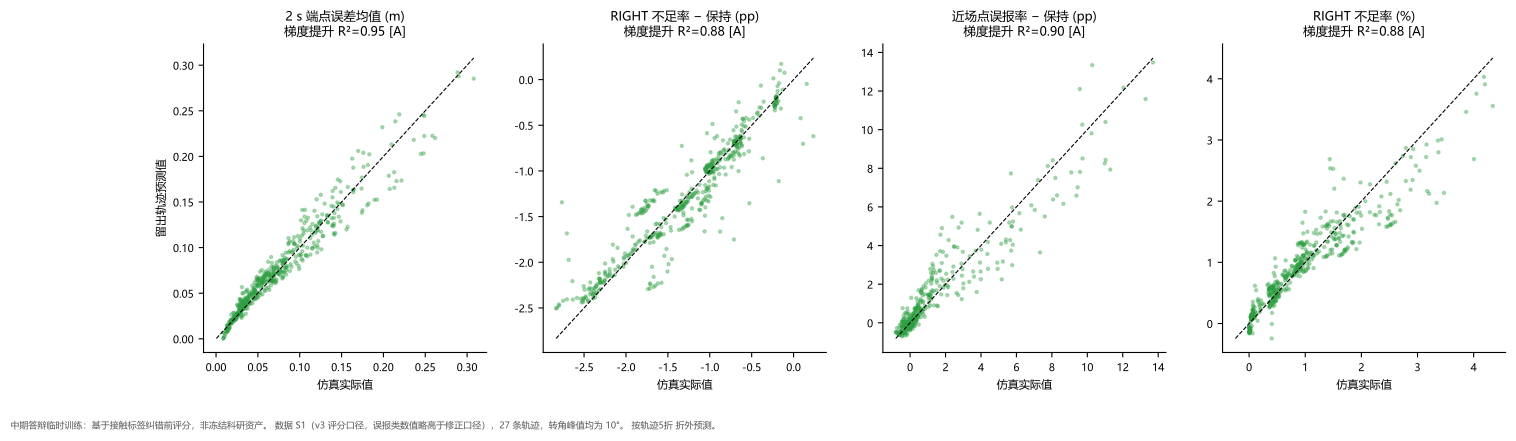

The Python source for this figure:
"""Tavotto entry: existing results only; no training, no simulation.
original_plot_code
"""
import sys
from pathlib import Path
LIBRARY=Path(__file__).resolve().parents[1]
SUPPORT=LIBRARY / "site-packages"
if str(SUPPORT) not in sys.path: sys.path.insert(0,str(SUPPORT))
from _support import draw

fig=draw('M1_核心预测方法', 'fig02_预测vs实际_折外')
fig.savefig(Path(__file__).parent / 'M1__fig02_预测vs实际_折外.pdf')
